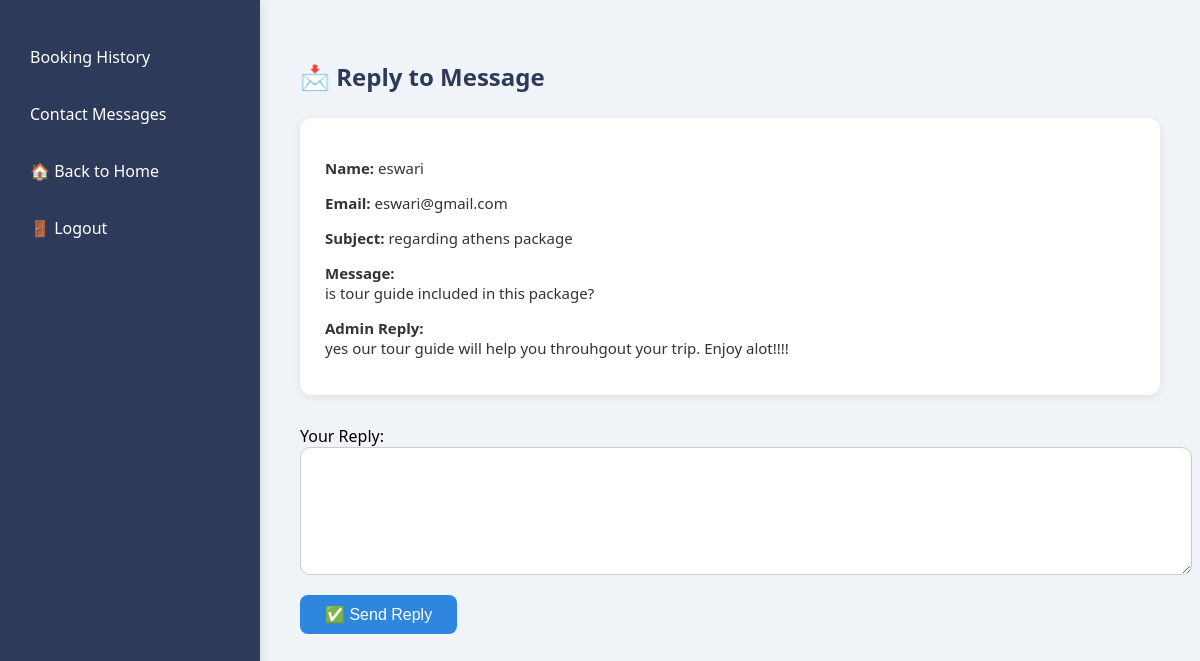
/reply_message.php?id=3, run on the app's committed database.
### tables this page shows
CREATE TABLE `contact` (
  `contact_id` int(11) NOT NULL,
  `name` varchar(100) NOT NULL,
  `email` varchar(100) NOT NULL,
  `subject` varchar(255) NOT NULL,
  `message` text NOT NULL,
  `submitted_at` datetime DEFAULT current_timestamp(),
  `admin_reply` text DEFAULT NULL,
  `reply_date` timestamp NULL DEFAULT NULL,
  `status` enum('Pending','Replied') DEFAULT 'Pending'
);

### reply_message.php (the view, shortened to what this page needs)
<?php
include('../includes/db_connect.php');
if (isset($_GET['id'])) {
    $contact_id = $_GET['id'];
    $query = $conn->prepare("SELECT * FROM contact WHERE contact_id = ?");
    $query->bind_param("i", $contact_id);
    $query->execute();
    $result = $query->get_result();
    $contact = $result->fetch_assoc();
}
?>
<!DOCTYPE html>
<html>
<head>
</head>
<body>
    <div class="container">
        <div class="sidebar">
            <ul>
                <li><a href="admin_booking.php">Booking History</a></li>
                <li><a href="contact_messages.php">Contact Messages</a></li>
                <li><a href="../index.php?page=home">🏠 Back to Home</a></li>
                <li><a href="logout.php">🚪 Logout</a></li>
            </ul>
        </div>
        <div class="content">
            <h2>📩 Reply to Message</h2>
            <div class="msg-info">
                <p><strong>Name:</strong> <?= htmlspecialchars($contact['name']); ?></p>
                <p><strong>Email:</strong> <?= htmlspecialchars($contact['email']); ?></p>
                <p><strong>Subject:</strong> <?= htmlspecialchars($contact['subject']); ?></p>
                <p><strong>Message:</strong><br> <?= nl2br(htmlspecialchars($contact['message'])); ?></p>
                <?php if (!empty($contact['admin_reply'])): ?>
                    <p><strong>Admin Reply:</strong><br> <?= nl2br(htmlspecialchars($contact['admin_reply'])); ?></p>
                <?php endif; ?>
            </div>
            <form method="post">
                <label for="reply">Your Reply:</label><br>
                <textarea name="reply" rows="6" required></textarea><br>
                <button type="submit">✅ Send Reply</button>
            </form>
        </div>
    </div>
</body>
</html>

### reply_message.php (style rules this page uses)
body { font-family: 'Segoe UI', Tahoma, Geneva, Verdana, sans-serif; background: #f0f4f8; margin: 0; padding: 0; }
.container { display: flex; min-height: 100vh; }
.sidebar { width: 220px; background-color: #2e3a59; padding: 20px; color: white; box-shadow: 2px 0 10px rgba(0, 0, 0, 0.1); }
.sidebar ul { list-style-type: none; padding: 0; }
.sidebar ul li { margin-bottom: 15px; }
.sidebar ul li a { color: white; text-decoration: none; font-size: 16px; display: block; padding: 10px; border-radius: 8px; transition: background-color 0.3s; }
.content { flex: 1; padding: 40px; }
.content h2 { color: #2e3a59; margin-bottom: 25px; }
.msg-info { background: white; padding: 25px; border-radius: 12px; box-shadow: 0 2px 10px rgba(0, 0, 0, 0.08); margin-bottom: 30px; }
.msg-info p { margin-bottom: 12px; font-size: 15px; color: #333; }
form textarea { width: 100%; padding: 15px; border: 1px solid #ccc; border-radius: 10px; font-size: 14px; resize: vertical; }
form button { margin-top: 15px; padding: 10px 25px; background-color: #2e86de; color: white; border: none; border-radius: 8px; font-size: 16px; cursor: pointer; transition: background-color 0.3s; }

### data on the page
contact: name "eswari", email "eswari@gmail.com", subject "regarding athens package", message "is tour guide included in this package?", admin_reply "yes our tour guide will help you throuhgout your trip. Enjoy alot!!!!"
